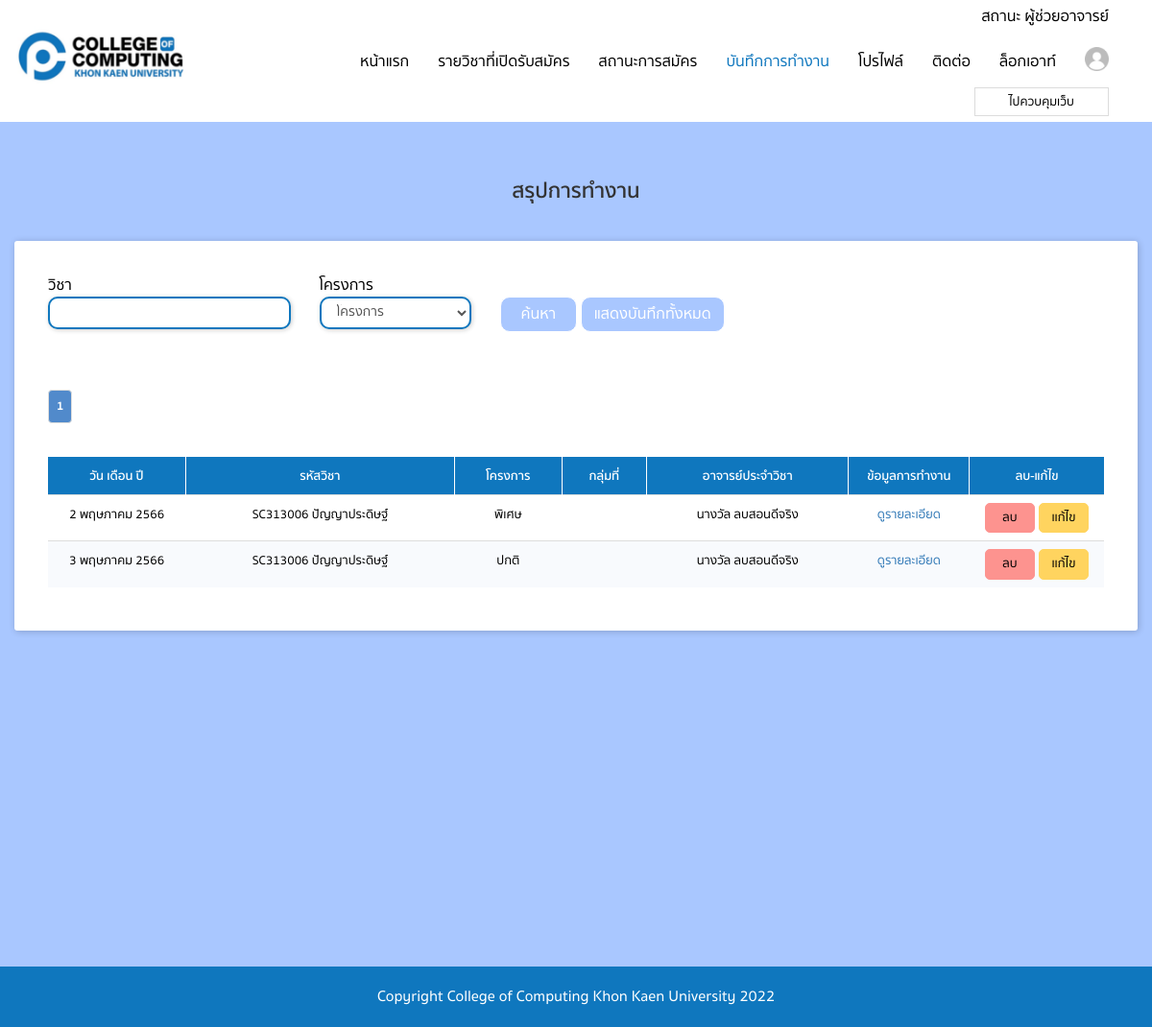
Screenshot of /steacher/work_report.php (signed in) with the database file from the repository.
### tables this page shows
CREATE TABLE `work_time` (
  `pk` int(11) NOT NULL,
  `member` text NOT NULL,
  `student_paper` text NOT NULL,
  `subject` text NOT NULL,
  `savedata1` text NOT NULL,
  `savedata2` text NOT NULL,
  `savedata3` text NOT NULL,
  `savedata4` text NOT NULL,
  `savedata5` text NOT NULL,
  `savedata6` text NOT NULL,
  `savedata7` text NOT NULL,
  `create_date` text NOT NULL,
  `create_date2` text NOT NULL,
  `create_time` text NOT NULL,
  `newdate` text NOT NULL,
  `newdate2` text NOT NULL,
  `img1` text,
  `img2` text
);

CREATE TABLE `classdata` (
  `pk` int(11) NOT NULL,
  `data1` text NOT NULL,
  `data2` text NOT NULL,
  `data3` text NOT NULL,
  `data4` text NOT NULL,
  `data5` text NOT NULL,
  `data6` text NOT NULL,
  `data7` text NOT NULL,
  `data8` text NOT NULL,
  `data9` text NOT NULL,
  `data10` text NOT NULL,
  `create_date` text NOT NULL,
  `create_date2` text NOT NULL,
  `create_by` text NOT NULL,
  `create_time` text NOT NULL,
  `datafile` text NOT NULL,
  `data11` text NOT NULL,
  `data12` text NOT NULL,
  `chk1` text NOT NULL,
  `chk2` text NOT NULL,
  `startdate` text NOT NULL,
  `enddate` text NOT NULL,
  `data42` text NOT NULL,
  `data32` text NOT NULL,
  `data13` text NOT NULL,
  `data14` text NOT NULL,
  `data15` text NOT NULL,
  `data16` text NOT NULL,
  `chk3` text NOT NULL,
  `datachk30` text NOT NULL,
  `datachk31` text NOT NULL,
  `chk4` text NOT NULL,
  `datachk4` text NOT NULL,
  `datachk41` text NOT NULL,
  `chk5` text NOT NULL,
  `datachk5` text NOT NULL,
  `datachk51` text NOT NULL,
  `chk6` text NOT NULL,
  `datachk6` text NOT NULL,
  `datachk61` text NOT NULL,
  `tri` text NOT NULL,
  `datatri` text NOT NULL,
  `tri2` text NOT NULL,
  `datatri2` text NOT NULL,
  `tri3` text NOT NULL,
  `datatri3` text NOT NULL,
  `tri4` text NOT NULL,
  `datatri4` text NOT NULL,
  `tri5` text NOT NULL,
  `datatri5` text NOT NULL,
  `grade` float NOT NULL
);

CREATE TABLE `member` (
  `pk` int(11) NOT NULL,
  `name` text NOT NULL,
  `email` text NOT NULL,
  `telphone` text NOT NULL,
  `address` text NOT NULL,
  `username` text NOT NULL,
  `password` text NOT NULL,
  `status` text NOT NULL,
  `img` text NOT NULL,
  `name2` text NOT NULL,
  `codestudent` text NOT NULL,
  `subject` text NOT NULL,
  `major` text NOT NULL,
  `major2` text NOT NULL,
  `major3` text NOT NULL,
  `img2` text NOT NULL,
  `img3` text NOT NULL,
  `img4` text NOT NULL
);

### steacher/work_report.php (the view, shortened to what this page needs)
<?php
include('header.php');
		$searchname = "";
		$searchname2 = "";
?>
<div id="wrapper" class="container">
  <h1 id="page-title"> สรุปการทำงาน  </h1>
  <div class="row">
  <div class="row">
    <div class="col-md-12">
      <div class="announce-item">
      <div class="row">
	  <div class="col-lg-12 ">
	  <div class="form-group">
            <form role="form" name="frmMain" method="get" action="work_report.php" enctype="multipart/form-data" >
						<div class="row" style="margin-top: 10px; ">
						<div class="col-lg-12">
							<div class="col-lg-3 ">
							<div class="form-group">
							<font color="black" size="3px" class="serif"> วิชา   </font>
							<input type="text" name="searchname" id="searchname" class="form-control " value="<?php echo $searchname; ?>" autocomplete="off"  style=" border-radius: 10px; "      > <br>
							</div>
							</div>
							<div class="col-lg-2 " >
							<div class="form-group">
							<font color="black" size="3px" class="serif"> โครงการ   </font>
							<select class="form-control" id="searchname2" name="searchname2"  style=" border-radius: 10px;  "   >
							<?php if(empty($searchname2)){ ?>
							<option value=""> โครงการ </option>
							<?php } ?>
							</select> <br>
							</div>
							</div>
							<div class="col-lg-3 ">
							<div class="form-group">
								 <button type="submit" class="btn btn-primary" style="background-color: #A9C7FF; border-radius: 10px; width: 80px; border-color: white; "> <font color="white" size="3px" class="serif" >   ค้นหา </font>  </button>
								 <a href="work_report.php">
								 <button type="button" class="btn btn-primary" style="background-color: #A9C7FF; border-radius: 10px; width: 150px; border-color: white; "> <font color="white" size="3px" class="serif" >  แสดงบันทึกทั้งหมด </font>  </button>
								 </a>
							</div>
							</div>
						</div>
						</div>
			</form>
           <div class="col-md-12" style="margin-top: 5px;" >
											<?php
											    $perpage = 20;
												if (isset($_GET['page2'])) {
													$page = $_GET['page2'];
												 } else {
													$page = 1;
												}
												if (empty($_GET['page2'])) {
													 $page = 1;
												 }
												$start = ($page - 1) * $perpage;
												$addcode = "";
												$addcode2 = "";
											$sql2 = " SELECT a.*, b.data1, b.data2 FROM work_time a
											Inner Join classdata b On a.subject = b.pk
											where a.student_paper != ''
											and a.member = '".$_SESSION["UserID3"]."'
											".$addcode.$addcode2."
											order by a.pk asc    ";
											$query2 = mysqli_query($objCon, $sql2);
											$total_record = mysqli_num_rows($query2);
											 ?>
											<?php if (ceil($total_record / $perpage) > 0): ?>
												<ul class="pagination">
																				<li class="currentpage"><a href="work_report.php?page2=<?php echo $page ?>&tablload1=<?php echo $_GET["tablload1"]; ?>&searchcustomer=<?php echo $_GET["searchcustomer"]; ?>&CusID=<?php echo $_GET["CusID"]; ?>"><?php echo $page ?></a></li>
																			</ul>
											<?php endif; ?>
										</div>
           					<div class="col-lg-12"  align="left" style="margin-top: 15px; "  >
							<div class="table-responsive"  >
										 <table id="key_product"  class=" table    tablemobile  " border="0"    >
										 <thead>
											 <tr>
												<th width="3%" bgcolor="#BEC6CB" height="35px;" style="border: 0px solid #FFF; border-right: 1px solid #FFF; "  ><div align="center">
												<font size="3px" class="serif2" color="#FFF" style=" font-size: 13px; ">  วัน เดือน ปี    </font></div></th>
												<th width="8%" bgcolor="#BEC6CB" style="border: 0px solid #FFF;  border-right: 1px solid #FFF; "><div align="center">
												<font size="3px" class="serif2" color="#FFF" style=" font-size: 13px; ">  รหัสวิชา  </font></div></th>
												<th width="2%" bgcolor="#BEC6CB" style="border: 0px solid #FFF;  border-right: 1px solid #FFF; "><div align="center">
												<font size="3px" class="serif2" color="#FFF" style=" font-size: 13px; "> โครงการ  </font></div></th>
												<th width="2%" bgcolor="#BEC6CB" style="border: 0px solid #FFF;  border-right: 1px solid #FFF; "><div align="center">
												<font size="3px" class="serif2" color="#FFF" style=" font-size: 13px; "> กลุ่มที่  </font></div></th>
												<th width="6%" bgcolor="#BEC6CB" style="border: 0px solid #FFF;  border-right: 1px solid #FFF;  "><div align="center">
												<font size="3px" class="serif2" color="#FFF" style=" font-size: 13px; "> อาจารย์ประจำวิชา  </font></div></th>
												<th width="3%" bgcolor="#BEC6CB" style="border: 0px solid #FFF;  border-right: 1px solid #FFF;  "><div align="center">
												<font size="3px" class="serif2" color="#FFF" style=" font-size: 13px; ">  ข้อมูลการทำงาน   </font></div></th>
												<th width="3%" bgcolor="#BEC6CB" style="border: 0px solid #FFF; "><div align="center">
												<font size="3px" class="serif2" color="#FFF" style=" font-size: 13px; ">   ลบ-แก้ไข   </font></div></th>
											 </tr>
										  </thead>
									 	 <tbody>
									<?php
										$i = 1;
										if (empty($_GET['page2'])) {
											$i = 1;
										}else if (($_GET['page2'] == 1)) {
											$i = 1;
										}else{
											$i = ( ($_GET["page2"]-1) * 20 ) + 1;
										}
										$sql2 = "  SELECT a.*, b.data1, b.data2 FROM work_time a
											Inner Join classdata b On a.subject = b.pk
											where a.student_paper != ''
											and a.member = '".$_SESSION["UserID3"]."'
											".$addcode.$addcode2."
											order by a.pk asc   limit {$start} , {$perpage}   ";
										$query2 = mysqli_query($con,$sql2);
										while($objResult2 = mysqli_fetch_array($query2))
										{
												if($bg == "#FFF"){
													$bg = "#F8FAFD";
												}else{
													$bg = "#FFF";
												}
											$sql = "SELECT * FROM classdata Where  pk = '". $objResult2["subject"] ."' ";
											$query = mysqli_query($objCon,$sql);
											while($objResult = mysqli_fetch_array($query))
											{
																$data1 = $objResult["data1"];
																$data2 = $objResult["data2"];
																$data11 = $objResult["data11"];
																$data14 = $objResult["data14"];
														}
											$name_teacher = " - ";
											$sql = "SELECT * FROM member where status = 'AJ' and pk = '".$data11."'  order by pk asc  ";
											$query = mysqli_query($objCon,$sql);
											while($objResult = mysqli_fetch_array($query))
											{
												$name_teacher = $objResult["name"];
											}
										?>
										<tr style="background-color: <?php echo $bg; ?>; ">
										<td height="25px" style=" border-left: 0px solid #F2F2F2; "  ><div align="center"><font size="3px" color="Black" style=" font-size: 13px; "> <?php
											echo DateThai($objResult2["newdate"])." ".DateThai2($objResult2["newdate"]); ?>  </font></div></td>
										<td style=" border-left: 0px solid #F2F2F2; "><div align="center"><font size="3px" color="Black" style=" font-size: 13px; " > <?php echo $data1. " " . $data2; ?>  </font></div></td>
										<td style=" border-left: 0px solid #F2F2F2; "><div align="center"><font size="3px" color="Black" style=" font-size: 13px; " > <?php echo $objResult2["savedata4"]; ?>  </font></div></td>
										<td style=" border-left: 0px solid #F2F2F2; "><div align="center"><font size="3px" color="Black" style=" font-size: 13px; " > <?php echo $data14; ?>  </font></div></td>
										<td style=" border-left: 0px solid #F2F2F2; "><div align="center"><font size="3px" color="Black" style=" font-size: 13px; " > <?php echo $name_teacher; ?>  </font></div></td>
										<td style=" border-left: 0px solid #F2F2F2; "><div align="center"><font size="3px" color="Black" style=" font-size: 13px; " >
									     <a data-toggle="modal" data-target="#smallmodal<?php echo $i; ?>" style="cursor: pointer; "  >    ดูรายละเอียด  </a>  </font></div></td>
										<td align="center"><div align="center">
										    <a  href="JavaScript:if(confirm('Confirm Delete?')==true){window.location='<?php echo $_SERVER["PHP_SELF"];?>?Action=Del2&CusID=<?php echo $objResult2["student_paper"];?>&Idel=<?php echo $objResult2["pk"];?>';}"  >
											<button type="button" class="btn btn-sm btn-primary" style="background-color: #FD938F; border-radius: 5px;   border: 1px solid  #FD938F;   "> <font color="#000000" size="2px" class="serif1" >  ลบ  </font> </button>
											 </a>
											<a  href="work_time_edit2.php?CusID=<?php echo $objResult2["student_paper"];?>&Idel=<?php echo $objResult2["pk"];?>&page=2"   >
											<button type="button" class="btn btn-sm btn-primary" style="background-color: #FFD45F; border-radius: 5px;   border: 1px solid  #FFD45F;   "> <font color="#000000" size="2px" class="serif1" >  เเก้ไข  </font> </button>
											 </a>
										</div></td>
										</tr>
										<?php
											$i++;
										}
										?>
									</tbody>
									 </table>
								   </div>
						  </div>
		</div>
		</div>
		</div>
	 </div>
	 </div>
	 </div>
		<br><br><bR><br>
	</div>
	</div>
<?php
include('footer.php');
?>

### steacher/css/style.css (style rules this page uses)
html, body { font-family: sukhumvit; font-size: 16px; }
* { box-sizing: border-box; }
h1, h2, h3, h4, h5, h6, strong { font-family: sukhumvit-bold; }
.btn { border-radius: 3px; min-width: 52px; }
.btn-primary, .btn-primary:hover, .btn-primary:active { color: var(--white-color); background-color: var(--main-color); border-color: var(--main-color); }
.form-control { border-radius: 50px; border: 2px solid var(--main-color); box-shadow: 1px 1px 5px rgb(0 0 0 / 20%); }
th { font-family: sukhumvit-bold; }
thead th { background-color: var(--main-color); color: var(--white-color); }
#main-page { background-color: var(--second-color); }
#wrapper { min-height: 100vh; margin-top: 40px; margin-bottom: 40px; }
#page-title { text-align: center; font-size: 22px; font-family: sukhumvit-bold; margin-bottom: 40px; }
.announce-item { background-color: #fff; padding: 25px 20px; border-radius: 3px; box-shadow: 1px 1px 7px rgb(0 0 0 / 20%); margin-bottom: 20px; }
:root { --main-color: rgb(15,119,190); --second-color: rgb(229,245,255); --white-color: rgb(255,255,255); --black-color: rgb(0,0,0); }

### steacher/work_report.php (style rules this page uses)
.pagination { list-style-type: none; display: inline-flex; justify-content: space-between; box-sizing: border-box; }
.pagination li { box-sizing: border-box; padding-right: 10px; }
.pagination li a { box-sizing: border-box; background-color: #e2e6e6; padding: 8px; text-decoration: none; font-size: 12px; font-weight: bold; color: #616872; border-radius: 4px; }
.pagination .currentpage a { background-color: #518acb; color: #fff; }

### rows the page displays
work_time: newdate "2", newdate "พฤษภาคม 2566", classdata.data1 "SC313006", classdata.data2 "ปัญญาประดิษฐ์", savedata4 "พิเศษ", member.name "นางวัล ลบสอนดีจริง"
work_time: newdate "3", newdate "พฤษภาคม 2566", classdata.data1 "SC313006", classdata.data2 "ปัญญาประดิษฐ์", savedata4 "ปกติ", member.name "นางวัล ลบสอนดีจริง"

### other values shown
$page "1"
